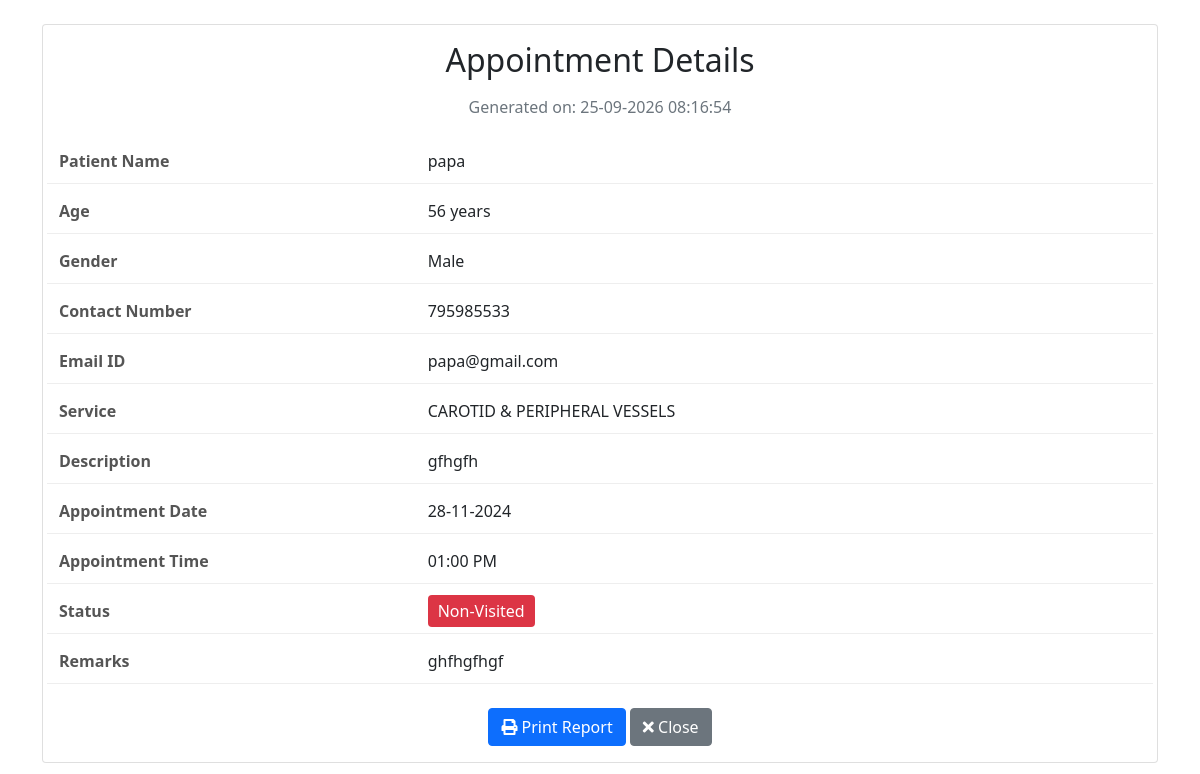
The page /view_appointment.php?id=14 (signed in) on the database its author committed.
### tables this page shows
CREATE TABLE `appointments` (
  `id` int(11) NOT NULL,
  `patient_name` varchar(100) NOT NULL,
  `age` int(11) NOT NULL,
  `gender` varchar(10) NOT NULL,
  `contact_no` varchar(15) NOT NULL,
  `email_id` varchar(100) NOT NULL,
  `select_service` varchar(100) NOT NULL,
  `description` text DEFAULT NULL,
  `appointment_date` date NOT NULL,
  `appointment_time` varchar(10) NOT NULL,
  `remark` text DEFAULT NULL,
  `created_at` timestamp NOT NULL DEFAULT current_timestamp(),
  `status` enum('Visited','Non-Visited') DEFAULT 'Non-Visited'
);

### view_appointment.php (the view, shortened to what this page needs)
<?php
include 'db_connect.php';
$id = $_GET['id'];
$stmt = $conn->prepare("SELECT * FROM appointments WHERE id = ?");
$stmt->bind_param("i", $id);
$stmt->execute();
$result = $stmt->get_result();
$appointment = $result->fetch_assoc();
?>
<!DOCTYPE html>
<html lang="en">
<head>
    <link href="https://cdn.jsdelivr.net/npm/bootstrap@5.1.3/dist/css/bootstrap.min.css" rel="stylesheet">
    <link href="https://cdnjs.cloudflare.com/ajax/libs/font-awesome/5.15.4/css/all.min.css" rel="stylesheet">
</head>
<body>
    <div class="container mt-4">
        <div class="card">
            <div class="card-body">
                <div class="appointment-header">
                    <h2 class="mb-3">Appointment Details</h2>
                    <p class="text-muted">Generated on: <?php echo date('d-m-Y H:i:s'); ?></p>
                </div>
                <div class="appointment-details">
                    <div class="row detail-row">
                        <div class="col-md-4 label">Patient Name</div>
                        <div class="col-md-8"><?php echo $appointment['patient_name']; ?></div>
                    </div>
                    <div class="row detail-row">
                        <div class="col-md-4 label">Age</div>
                        <div class="col-md-8"><?php echo $appointment['age']; ?> years</div>
                    </div>
                    <div class="row detail-row">
                        <div class="col-md-4 label">Gender</div>
                        <div class="col-md-8"><?php echo $appointment['gender']; ?></div>
                    </div>
                    <div class="row detail-row">
                        <div class="col-md-4 label">Contact Number</div>
                        <div class="col-md-8"><?php echo $appointment['contact_no']; ?></div>
                    </div>
                    <div class="row detail-row">
                        <div class="col-md-4 label">Email ID</div>
                        <div class="col-md-8"><?php echo $appointment['email_id']; ?></div>
                    </div>
                    <div class="row detail-row">
                        <div class="col-md-4 label">Service</div>
                        <div class="col-md-8"><?php echo $appointment['select_service']; ?></div>
                    </div>
                    <div class="row detail-row">
                        <div class="col-md-4 label">Description</div>
                        <div class="col-md-8"><?php echo nl2br($appointment['description']); ?></div>
                    </div>
                    <div class="row detail-row">
                        <div class="col-md-4 label">Appointment Date</div>
                        <div class="col-md-8"><?php echo date('d-m-Y', strtotime($appointment['appointment_date'])); ?></div>
                    </div>
                    <div class="row detail-row">
                        <div class="col-md-4 label">Appointment Time</div>
                        <div class="col-md-8"><?php echo $appointment['appointment_time']; ?></div>
                    </div>
                    <div class="row detail-row">
                        <div class="col-md-4 label">Status</div>
                        <div class="col-md-8">
                            <span class="status-<?php echo strtolower($appointment['status']); ?>">
                                <?php echo $appointment['status']; ?>
                            </span>
                        </div>
                    </div>
                    <div class="row detail-row">
                        <div class="col-md-4 label">Remarks</div>
                        <div class="col-md-8"><?php echo nl2br($appointment['remark']); ?></div>
                    </div>
                </div>
                <div class="text-center mt-4 no-print">
                    <button onclick="window.print()" class="btn btn-primary">
                        <i class="fas fa-print"></i> Print Report
                    </button>
                    <button onclick="window.close()" class="btn btn-secondary">
                        <i class="fas fa-times"></i> Close
                    </button>
                </div>
            </div>
        </div>
    </div>
</body>
</html>

### view_appointment.php (style rules this page uses)
.appointment-header { text-align: center; margin-bottom: 30px; }
.appointment-details { margin-bottom: 20px; }
.detail-row { margin-bottom: 15px; border-bottom: 1px solid #eee; padding-bottom: 10px; }
.label { font-weight: bold; color: #555; }
.status-non-visited { color: white; background-color: #dc3545; padding: 5px 10px; border-radius: 4px; }

### rows shown on the page
appointments: patient_name "papa", age "56", gender "Male", contact_no "795985533", email "papa@gmail.com", select_service "CAROTID & PERIPHERAL VESSELS", description "gfhgfh", appointment_date "28-11-2024", appointment_time "01:00 PM", status "Non-Visited", remark "ghfhgfhgf"
